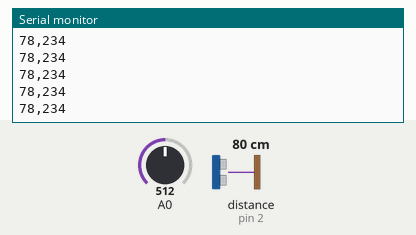
A sketch run on a simulated Arduino Uno, built with avr-gcc and run on an emulated ATmega328P. Shown: the last lines printed to the serial monitor. Wiring (inferred from the names in the program): ultrasonic range finder: trigger pin 3; echo pin 2. The inputs (shaded band) are chosen by the test bench; at power-on: distance to the obstacle (sensor on pin 2) 80 cm, A0 = 512. The echo pulse lasts 58.3 µs per cm.

Above: at 1.2 s.
1.3 s: distance to the obstacle (sensor on pin 2) set to 2 cm
At 2.3 s:
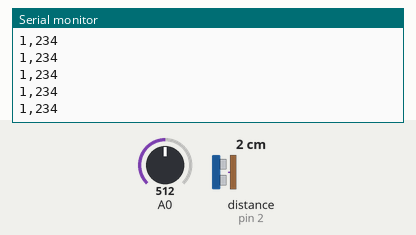
2.8 s: distance to the obstacle (sensor on pin 2) set to 18 cm
At 3.5 s:
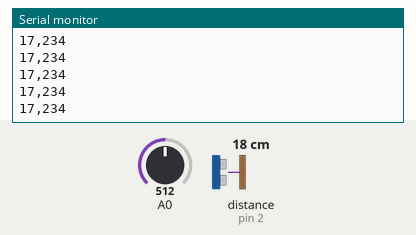
5.8 s: A0 set to 716
At 6.6 s:
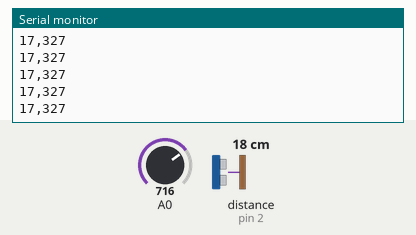
7.3 s: A0 set to 900
At 8.4 s:
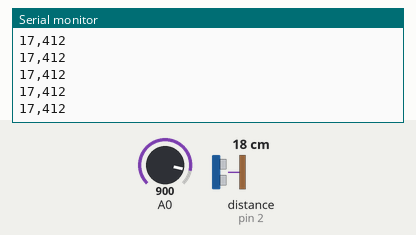
Timing chart, 0 to 9.8 s (numbered marks = the images above; inputs shaded):
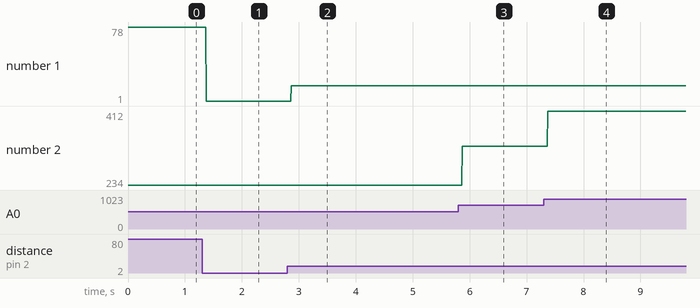

Measured:
- after the input at 1.3 s, the serial monitor: prints a new line after 0.07 s (image 1)
- after the input at 2.8 s, the serial monitor: prints a new line after 0.07 s (image 2)
- after the input at 5.8 s, the serial monitor: prints a new line after 0.07 s (image 3)
- after the input at 7.3 s, the serial monitor: prints a new line after 0.07 s (image 4)
- plotted number 1: 78 → 1 after the input at 1.3 s, 1 → 17 after the input at 2.8 s
- plotted number 2: 234 → 327 after the input at 5.8 s, 327 → 412 after the input at 7.3 s

The sketch:

Sonar.ino
```cpp
// ---------------------------------------------------------------- //
// Arduino Ultrasoninc Sensor HC-SR04
// Re-writed by Arbi Abdul Jabbaar
// Using Arduino IDE 1.8.7
// Using HC-SR04 Module
// ---------------------------------------------------------------- //

#define echoPin 2 // attach pin D2 Arduino to pin Echo of HC-SR04
#define trigPin 3 //attach pin D3 Arduino to pin Trig of HC-SR04

// defines variables
long duration; // variable for the duration of sound wave travel
int distance; // variable for the distance measurement

void setup() {
  pinMode(trigPin, OUTPUT); // Sets the trigPin as an OUTPUT
  pinMode(echoPin, INPUT); // Sets the echoPin as an INPUT
  Serial.begin(9600); // // Serial Communication is starting with 9600 of baudrate speed
}
void loop() {
  // Clears the trigPin condition
  digitalWrite(trigPin, LOW);
  delayMicroseconds(2);
  // Sets the trigPin HIGH (ACTIVE) for 10 microseconds
  digitalWrite(trigPin, HIGH);
  delayMicroseconds(10);
  digitalWrite(trigPin, LOW);
  // Reads the echoPin, returns the sound wave travel time in microseconds
  duration = pulseIn(echoPin, HIGH);
  // Calculating the distance
  distance = duration * 0.034 / 2; // Speed of sound wave divided by 2 (go and back)
  // Displays the distance and angle on the Serial Monitor separated by a comma.
  int Val=analogRead(A0);
  int angle=map(Val,0,786,0,360);// Angle of sensor is determined by rotating the Arduino board with the axis same as as 5 KOhms Potentiometer whose voltage values are mapped from 0 to 3.3 volts as 0 to 360 degrees.
  Serial.print(distance);
  Serial.print(',');
  Serial.println(angle);
}
```
